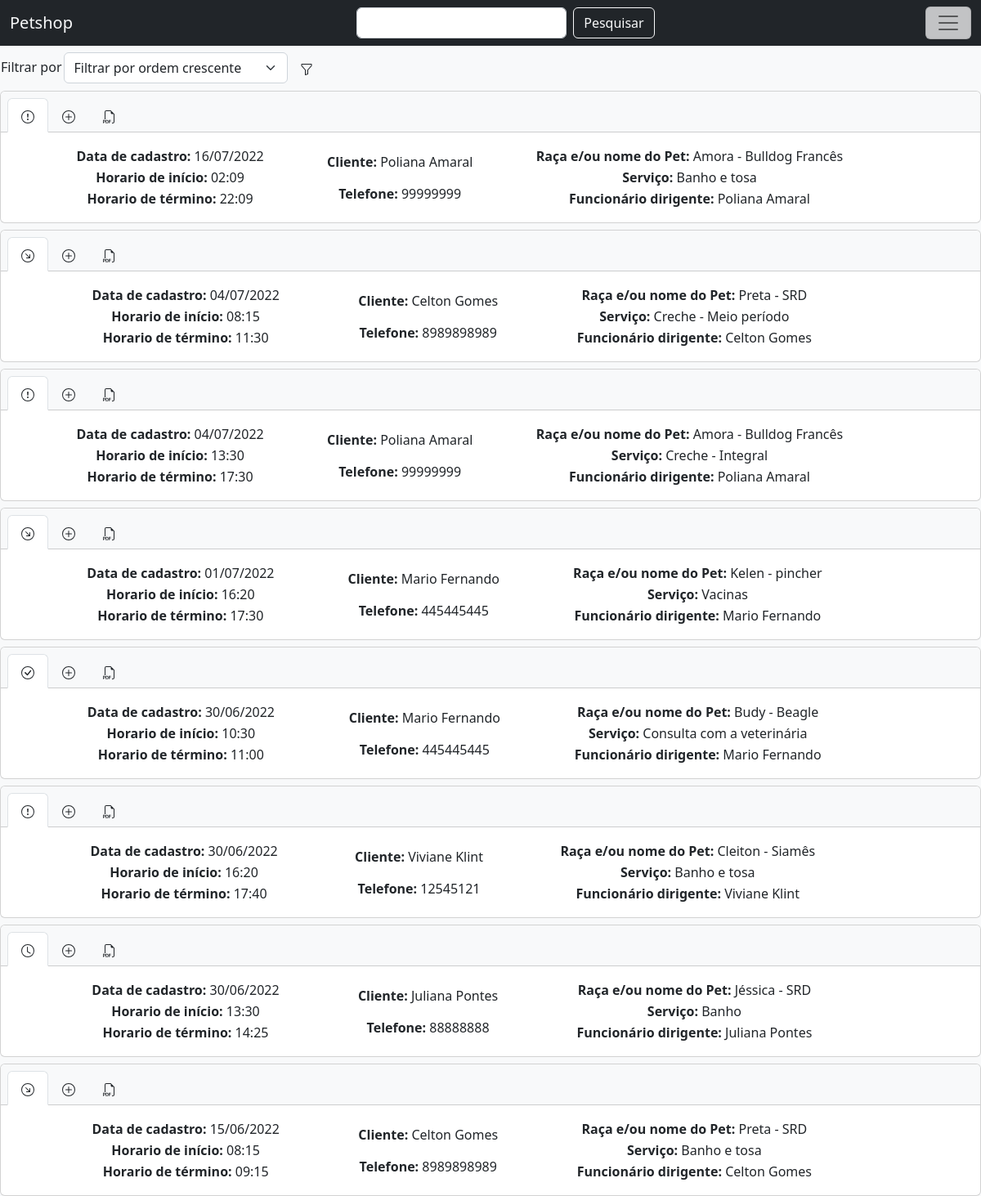
Screenshot of /php/index.php (signed in) with the database file from the repository.
### tables this page shows
CREATE TABLE `agendamento` (
  `id` int(11) NOT NULL,
  `data` date NOT NULL,
  `status` enum('0','1','2','3') NOT NULL COMMENT '0 = Em aberto\n1 = Em andamento \n2 = Concluido\n3 = Cancelado',
  `horarioInicio` time NOT NULL,
  `horarioFinal` time NOT NULL,
  `pets_id` int(11) NOT NULL,
  `funcionarios_id` int(11) NOT NULL,
  `servicos_id` int(11) NOT NULL
);

CREATE TABLE `clientes` (
  `id` int(11) NOT NULL,
  `nomeCompleto` varchar(255) NOT NULL,
  `email` varchar(255) NOT NULL,
  `cpf` bigint(20) NOT NULL,
  `telefone` bigint(20) NOT NULL,
  `CEP` bigint(20) NOT NULL,
  `numero` int(6) DEFAULT NULL
);

CREATE TABLE `pets` (
  `id` int(11) NOT NULL,
  `nome` varchar(255) DEFAULT NULL,
  `raca` varchar(255) NOT NULL,
  `dataNasc` date DEFAULT NULL,
  `clientes_id` int(11) NOT NULL
);

CREATE TABLE `servicos` (
  `id` int(11) NOT NULL,
  `descricao` varchar(255) NOT NULL,
  `valor` decimal(6,2) NOT NULL
);

### php/index.php (the view, shortened to what this page needs)
<?php require_once('conexao.php');
if (isset($_SESSION['login']) && $_SESSION['login'] == 1) {
?>
<!DOCTYPE html>
<html lang="pt-br">
<head>
  <link href="https://cdn.jsdelivr.net/npm/bootstrap@5.2.0-beta1/dist/css/bootstrap.min.css" rel="stylesheet"
>
</head>
<nav class="navbar text-light bg-dark fixed-top">
  <div class="container-fluid">
    <a class="navbar-brand text-light">Petshop</a>
    <form action="index.php" method="GET" class="d-flex" role="pesquisa">
      <input class="form-control me-2" type="pesquisa" name="pesquisa" aria-label="pesquisa">
      <button class="btn btn-outline-light" type="submit">Pesquisar</button>
    </form>
    <button class="navbar-toggler bg-light bg-opacity-75" type="button" data-bs-toggle="offcanvas" data-bs-target="#offcanvasNavbar"
      aria-controls="offcanvasNavbar">
      <span class="navbar-toggler-icon"></span>
    </button>
  </div>
</nav>
<body class="bg-light">
<div class="pt-2">
    <table>
      <tr>
        <td>
          <label style="margin-top: 5px;" for="filtrar" name="filtrar" class="form-label">Filtrar por </label>
          </td>
          <td>
            <div>
            <form action="index.php" method="get">
          <select class="form-select" name="filtrar" id="filtrar">
            <option value="ASC">Filtrar por ordem crescente</option>
          </select>
          </td>
          <td>
          <button class="btn"></button>
          </div>
<?php
$comando = "SELECT * FROM agendamento A INNER JOIN servicos S on S.id = A.servicos_id INNER JOIN funcionarios F ON F.id = A.funcionarios_id INNER JOIN pets P ON P.id = A.pets_id INNER JOIN clientes C ON C.id = P.clientes_id ORDER BY `A`.`data` DESC";
$resultado=mysqli_query($conexao, $comando);
while($z = mysqli_fetch_assoc($resultado)){
$dt = $z['data'];
$hi = $z['horarioInicio'];
$hf = $z['horarioFinal'];
$data = date('d/m/Y', strtotime($dt));
$horarioI = date('H:i', strtotime($hi));
$horarioF = date('H:i', strtotime($hf));
?>
  <header>
    <div class="mt-2 card text-center">
      <div class="bg-light card-header">
        <ul class="nav nav-tabs card-header-tabs">
          <li class="nav-item">
            <div class="dropdown">
              <a class="nav-link text-dark active" aria-current="true" href="#" id="dropdownMenu2"
                data-bs-toggle="dropdown" aria-expanded="false">
<?php
$stat = $z['status'];
if ($stat == 0) {
echo'<svg xmlns="http://www.w3.org/2000/svg" width="16" height="16" fill="currentColor"
class="bi bi-clock" viewBox="0 0 16 16">
<path d="M8 3.5a.5.5 0 0 0-1 0V9a.5.5 0 0 0 .252.434l3.5 2a.5.5 0 0 0 .496-.868L8 8.71V3.5z" />
<path d="M8 16A8 8 0 1 0 8 0a8 8 0 0 0 0 16zm7-8A7 7 0 1 1 1 8a7 7 0 0 1 14 0z" />
</svg>';
} else if ($stat == 1) {
echo'<svg xmlns="http://www.w3.org/2000/svg" width="16" height="16" fill="currentColor"
class="bi bi-arrow-down-right-circle" viewBox="0 0 16 16">
<path fill-rule="evenodd"
  d="M1 8a7 7 0 1 0 14 0A7 7 0 0 0 1 8zm15 0A8 8 0 1 1 0 8a8 8 0 0 1 16 0zM5.854 5.146a.5.5 0 1 0-.708.708L9.243 9.95H6.475a.5.5 0 1 0 0 1h3.975a.5.5 0 0 0 .5-.5V6.475a.5.5 0 1 0-1 0v2.768L5.854 5.146z" />
</svg>';
} else if ($stat == 2) {
echo'<svg xmlns="http://www.w3.org/2000/svg" width="16" height="16" fill="currentColor"
class="bi bi-exclamation-circle" viewBox="0 0 16 16">
<path d="M8 15A7 7 0 1 1 8 1a7 7 0 0 1 0 14zm0 1A8 8 0 1 0 8 0a8 8 0 0 0 0 16z" />
<path
  d="M7.002 11a1 1 0 1 1 2 0 1 1 0 0 1-2 0zM7.1 4.995a.905.905 0 1 1 1.8 0l-.35 3.507a.552.552 0 0 1-1.1 0L7.1 4.995z" />
</svg>';
} else if ($stat == 3){
echo'<svg xmlns="http://www.w3.org/2000/svg" width="16" height="16" fill="currentColor"
class="bi bi-check-circle" viewBox="0 0 16 16">
<path d="M8 15A7 7 0 1 1 8 1a7 7 0 0 1 0 14zm0 1A8 8 0 1 0 8 0a8 8 0 0 0 0 16z" />
<path
  d="M10.97 4.97a.235.235 0 0 0-.02.022L7.477 9.417 5.384 7.323a.75.75 0 0 0-1.06 1.06L6.97 11.03a.75.75 0 0 0 1.079-.02l3.992-4.99a.75.75 0 0 0-1.071-1.05z" />
</svg>';
}
?>
              </a>
            </div>
          </li>
          <li class="nav-item">
            <a type="button" class="dropdown-item btn-primary nav-link text-dark" data-bs-toggle="modal"
              data-bs-target="#exampleModal1"></a>
          </li>
          <li class="nav-item">
            <form action="gerarPDF.php" method="POST">
            <button type="submit" class="nav-link text-dark" href="#"></button>
              </form>
          </li>
        </ul>
      </div>
      <div class="d-flex justify-content-evenly card-body">
        <table>
          <tr>
            <td><p class="card-text"><b>Data de cadastro: </b><?=$data?></p></td>
          </tr>
          <tr>
            <td><p class="card-text"><b>Horario de início: </b><?=$horarioI?></p></td>
          </tr>
          <tr>
            <td><p class="card-text"><b>Horario de término: </b><?=$horarioF?></p></td>
          </tr>
        </table>
        <table>
          <tr>
            <td><p class="card-text"><b>Cliente: </b><?=$z['nomeCompleto']?></p></td>
          </tr>
          <tr>
            <td><p class="card-text"><b>Telefone: </b><?=$z['telefone']?></p></td>
          </tr>
        </table>
        <table>
          <tr>
            <td><p class="card-text"><b>Raça e/ou nome do Pet: </b><?=$z['nome']. ' - ' . $z['raca']?></p></td>
          </tr>
          <tr>
            <td><p class="card-text"><b>Serviço: </b><?=$z['descricao']?></p></td>
          </tr>
          <tr>
            <td><p class="card-text"><b>Funcionário dirigente: </b><?=$z['nomeCompleto']?></p></td>
          </tr>
        </table>
      </div>
    </div>
  </header>
<?php } ?>
</body>
</html>
<?php } else {
  header('Location: ../login.html');
} ?>

### php/index.php (style rules this page uses)
body { margin-top: 55px; }

### rows the page displays
agendamento: status "2" (drawn), data "16/07/2022", horarioInicio "02:09", horarioFinal "22:09", clientes.nomeCompleto "Poliana Amaral", clientes.telefone "99999999", pets.nome "Amora", pets.raca "Bulldog Francês", servicos.descricao "Banho e tosa"
agendamento: status "1" (drawn), data "04/07/2022", horarioInicio "08:15", horarioFinal "11:30", clientes.nomeCompleto "Celton Gomes", clientes.telefone "8989898989", pets.nome "Preta", pets.raca "SRD", servicos.descricao "Creche - Meio período"
agendamento: status "2" (drawn), data "04/07/2022", horarioInicio "13:30", horarioFinal "17:30", clientes.nomeCompleto "Poliana Amaral", clientes.telefone "99999999", pets.nome "Amora", pets.raca "Bulldog Francês", servicos.descricao "Creche - Integral"
agendamento: status "1" (drawn), data "01/07/2022", horarioInicio "16:20", horarioFinal "17:30", clientes.nomeCompleto "Mario Fernando", clientes.telefone "445445445", pets.nome "Kelen", pets.raca "pincher", servicos.descricao "Vacinas"
agendamento: status "3" (drawn), data "30/06/2022", horarioInicio "10:30", horarioFinal "11:00", clientes.nomeCompleto "Mario Fernando", clientes.telefone "445445445", pets.nome "Budy", pets.raca "Beagle", servicos.descricao "Consulta com a veterinária"
agendamento: status "2" (drawn), data "30/06/2022", horarioInicio "16:20", horarioFinal "17:40", clientes.nomeCompleto "Viviane Klint", clientes.telefone "12545121", pets.nome "Cleiton", pets.raca "Siamês", servicos.descricao "Banho e tosa"
agendamento: status "0" (drawn), data "30/06/2022", horarioInicio "13:30", horarioFinal "14:25", clientes.nomeCompleto "Juliana Pontes", clientes.telefone "88888888", pets.nome "Jéssica", pets.raca "SRD", servicos.descricao "Banho"
agendamento: status "1" (drawn), data "15/06/2022", horarioInicio "08:15", horarioFinal "09:15", clientes.nomeCompleto "Celton Gomes", clientes.telefone "8989898989", pets.nome "Preta", pets.raca "SRD", servicos.descricao "Banho e tosa"
